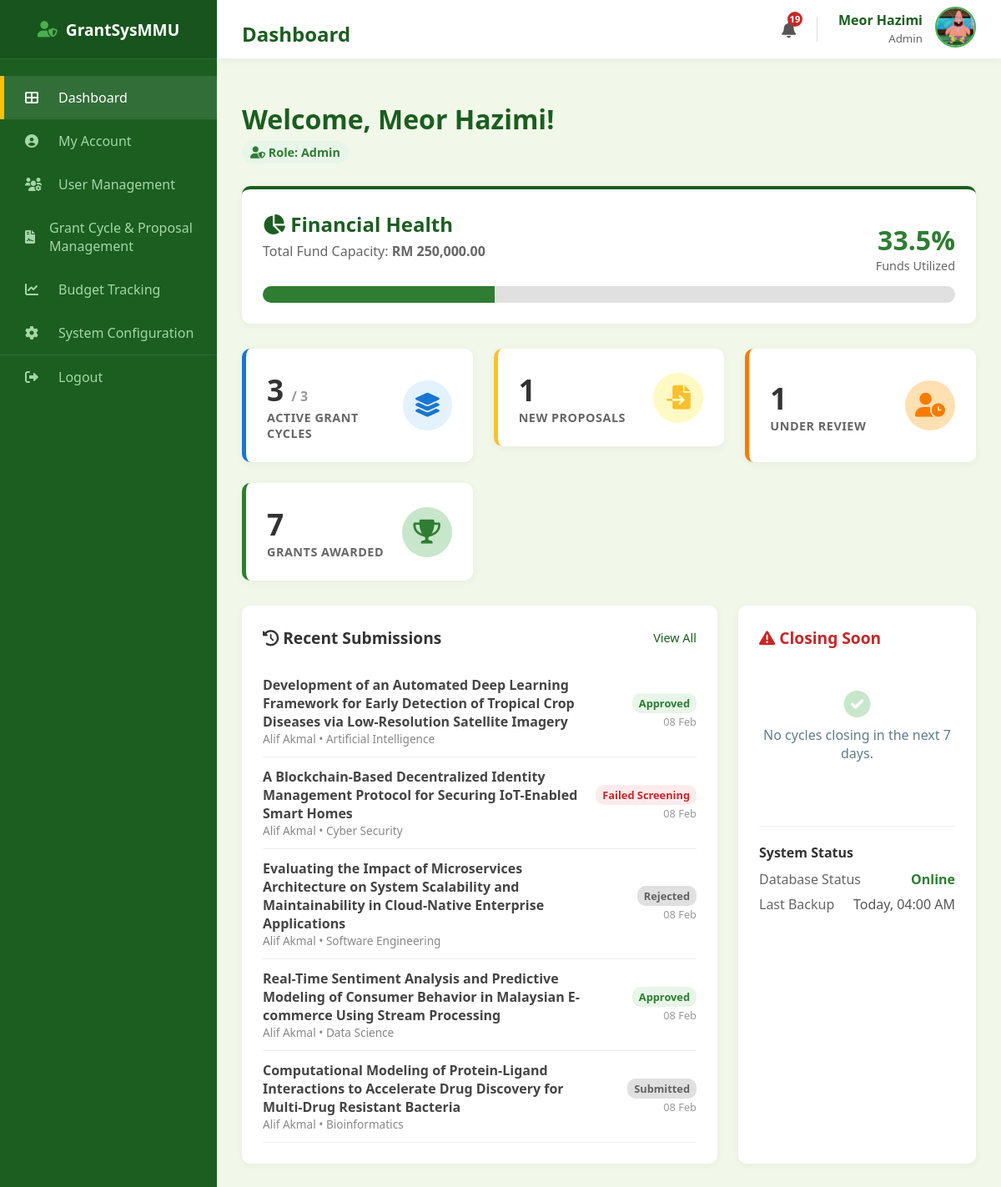
Page /admin/dashboard (signed in) on the earlier database version.
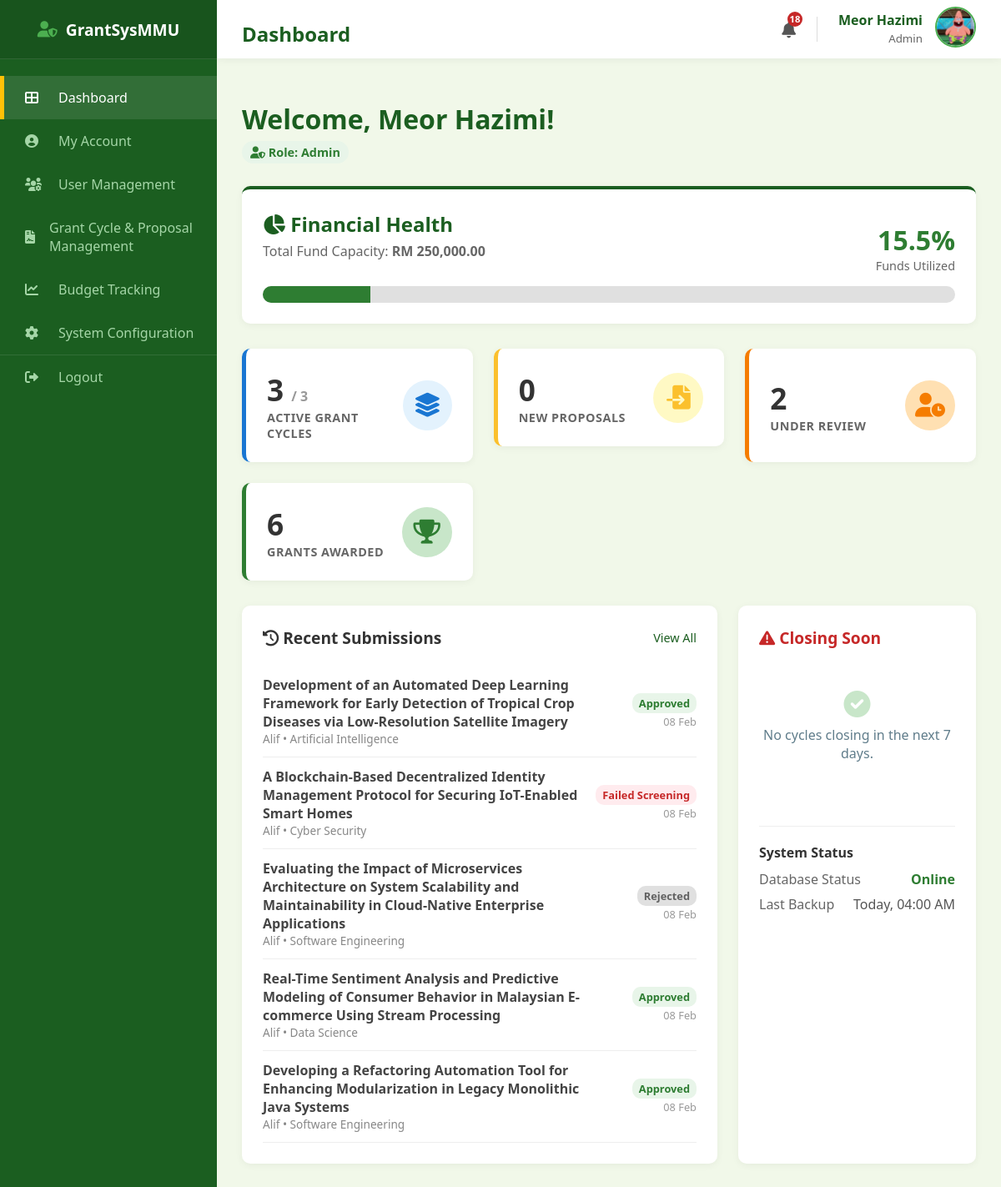
Same page on the later database version.
### models.py (models this page shows, shortened)
class Proposal(db.Model):
    __tablename__ = "proposal"
    proposal_id = db.Column(db.Integer, primary_key=True)
    title = db.Column(db.String(255), nullable=False)
    research_area = db.Column(db.String(100), nullable=False, default="General")
    requested_budget = db.Column(db.Float, nullable=False)
    status = db.Column(db.String(30), nullable=False, default="Draft")
    submission_date = db.Column(db.Date, default=malaysia_now)
    document_file = db.Column(db.String(100), nullable=True)
    review_score = db.Column(db.Integer, nullable=True)
    review_feedback = db.Column(db.Text, nullable=True)
    review_draft = db.Column(db.Text, nullable=True)
    researcher_id = db.Column(
        db.Integer, db.ForeignKey("researcher.researcher_id"), nullable=False
    )
    cycle_id = db.Column(
        db.Integer, db.ForeignKey("grant_cycle.cycle_id"), nullable=False
    )
    assigned_reviewer_id = db.Column(
        db.Integer, db.ForeignKey("reviewer.reviewer_id"), nullable=True
    )
    assigned_hod_id = db.Column(db.Integer, db.ForeignKey("hod.hod_id"), nullable=True)
    reviewer = db.relationship("Reviewer", foreign_keys=[assigned_reviewer_id])
    hod = db.relationship("HOD", foreign_keys=[assigned_hod_id])
    deadlines = db.relationship(
        "Deadline", backref="proposal", cascade="all, delete-orphan"
    )

class User(db.Model):
    __tablename__ = "user"
    mmu_id = db.Column(db.String(15), primary_key=True)
    name = db.Column(db.String(150), nullable=False)
    email = db.Column(db.String(100), unique=True, nullable=False)
    password = db.Column(db.String(100), nullable=False)
    faculty = db.Column(db.String(100), nullable=False)
    user_role = db.Column(db.String(25), nullable=False)
    profile_image = db.Column(db.String(20), nullable=False, default="default.jpg")
    phone_number = db.Column(db.String(20), nullable=True)
    admin_profile = db.relationship(
        "Admin", backref="user_info", uselist=False, cascade="all, delete-orphan"
    )
    researcher_profile = db.relationship(
        "Researcher", backref="user_info", uselist=False, cascade="all, delete-orphan"
    )
    reviewer_profile = db.relationship(
        "Reviewer", backref="user_info", uselist=False, cascade="all, delete-orphan"
    )
    hod_profile = db.relationship(
        "HOD", backref="user_info", uselist=False, cascade="all, delete-orphan"
    )

### routes/admin_routes.py (the view)
@admin_bp.route("/admin/dashboard")
def admin_dashboard():
    if session.get("role") != "Admin":
        return redirect(url_for("admin.admin_login"))
    user = User.query.get(session["user_id"])
    try:
        total_fund_capacity = db.session.query(func.sum(Budget.amount)).scalar() or 0
    except:
        total_fund_capacity = 0
    awarded_proposals = Proposal.query.filter_by(status="Approved").all()
    funds_utilized = (
        sum(p.requested_budget for p in awarded_proposals) if awarded_proposals else 0
    )
    funds_utilized_percent = 0
    if total_fund_capacity > 0:
        funds_utilized_percent = round((funds_utilized / total_fund_capacity) * 100, 1)
    today = get_myt_date()
    next_7_days = today + timedelta(days=7)
    closing_soon = (
        GrantCycle.query.filter(
            GrantCycle.end_date >= today,
            GrantCycle.end_date <= next_7_days,
            GrantCycle.is_open == True,
        )
        .order_by(GrantCycle.end_date.asc())
        .all()
    )
    recent_proposals = (
        Proposal.query.filter(Proposal.status != "Draft")
        .order_by(Proposal.submission_date.desc())
        .limit(5)
        .all()
    )
    active_cycles_count = GrantCycle.query.filter(
        GrantCycle.is_open == True,
        GrantCycle.start_date <= today,
        GrantCycle.end_date >= today,
    ).count()
    under_review_statuses = [
        "Under Review",  # With Reviewer (Screening)
        "Passed Screening",  # With Reviewer (Scoring)
        "Pending HOD Approval",  # With HOD (Decision)
        "Pending Grant",  # With HOD (Allocation)
    ]
    stats = {
        "open_cycles": active_cycles_count,
        "total_cycles": GrantCycle.query.count(),
        "new_proposals": Proposal.query.filter_by(status="Submitted").count(),
        "under_review": Proposal.query.filter(
            Proposal.status.in_(under_review_statuses)
        ).count(),
        "awarded": Proposal.query.filter_by(status="Approved").count(),
    }
    return render_template(
        "admin_dashboard.html",
        user=user,
        total_fund_capacity=total_fund_capacity,
        funds_utilized_percent=funds_utilized_percent,
        closing_soon=closing_soon,
        recent_proposals=recent_proposals,
        open_cycles=stats["open_cycles"],
        total_cycles=stats["total_cycles"],
        new_proposals=stats["new_proposals"],
        under_review=stats["under_review"],
        awarded=stats["awarded"],
    )

### main.py (called while the page is built)
@app.context_processor
def inject_notifications():
    if "user_id" in session:
        unread = Notification.query.filter_by(recipient_id=session["user_id"], is_read=False).count()
        return dict(unread_notifications=unread)
    return dict(unread_notifications=0)

### utils.py (called while the page is built)
def get_myt_time():
    return datetime.now(timezone(timedelta(hours=8)))

def get_myt_date():
    return get_myt_time().date()

### templates/admin_dashboard.html (shortened to what the changed rows need)
<!DOCTYPE html>
<html lang="en">
<head>
    <link rel="stylesheet" type="text/css" href="{{ url_for('static', filename='style.css') }}">
    <link rel="stylesheet" href="https://cdnjs.cloudflare.com/ajax/libs/font-awesome/6.0.0/css/all.min.css">
</head>
<body>
    <div class="dashboard-container">
        <div class="main-content">
            <div class="top-bar">
                <h2>Dashboard</h2>
                <div style="display: flex; align-items: center; gap: 25px;">
                    <a href="{{ url_for('auth.view_notifications') }}"
                        style="position: relative; color: #555; font-size: 1.2rem; text-decoration: none;">
                        <i class="fas fa-bell"></i>
                        {% if unread_notifications > 0 %}
                        <span
                            style="position: absolute; top: -8px; right: -8px; background: #c62828; color: white; border-radius: 50%; width: 18px; height: 18px; font-size: 0.7rem; display: flex; align-items: center; justify-content: center; font-weight: bold;">
                            {{ unread_notifications }}
                        </span>
                        {% endif %}
                    </a>
                </div>
            </div>
            <div class="content-wrapper">
                <div style="margin-bottom: 30px;">
                    <h1 style="color: #1b5e20; margin-bottom: 5px;">Welcome, {{ user.name }}!</h1>
                </div>
                <div class="financial-card">
                    <div style="display: flex; justify-content: space-between; align-items: flex-end;">
                        <div style="text-align: right;">
                            <span
                                style="font-size: 2rem; font-weight: bold; color: {% if funds_utilized_percent > 80 %}#c62828{% else %}#2e7d32{% endif %};">
                                {{ funds_utilized_percent }}%
                            </span>
                            <p style="margin: 0; font-size: 0.9rem; color: #666;">Funds Utilized</p>
                        </div>
                    </div>
                    <div class="progress-container">
                        <div class="progress-bar" style="width: {{ funds_utilized_percent }}%;"></div>
                    </div>
                </div>
                <div style="display: grid; grid-template-columns: repeat(auto-fit, minmax(240px, 1fr)); gap: 25px;">
                    <a href="{{ url_for('admin.admin_proposal_management') }}" style="text-decoration: none;">
                        <div class="dash-card card-yellow">
                            <div class="card-info">
                                <h3>{{ new_proposals }}</h3>
                                <p>New Proposals</p>
                            </div>
                        </div>
                    </a>
                    <div class="dash-card card-orange">
                        <div class="card-info">
                            <h3>{{ under_review }}</h3>
                            <p>Under Review</p>
                        </div>
                    </div>
                    <div class="dash-card card-green">
                        <div class="card-info">
                            <h3>{{ awarded }}</h3>
                            <p>Grants Awarded</p>
                        </div>
                    </div>
                </div>
                <div style="display: grid; grid-template-columns: 2fr 1fr; gap: 25px; margin-top: 30px;">
                    <div
                        style="background: white; padding: 25px; border-radius: 10px; box-shadow: 0 2px 10px rgba(0,0,0,0.05);">
                        <table style="width: 100%; border-collapse: collapse;">
                            <tbody>
                                {% for prop in recent_proposals %}
                                <tr style="border-bottom: 1px solid #eee;">
                                    <td style="padding: 12px 0;">
                                        <div style="font-weight: bold; color: #444;">{{ prop.title }}</div>
                                        <div style="font-size: 0.85rem; color: #888;">{{ prop.researcher.user_info.name
                                            }} • {{ prop.research_area }}</div>
                                    </td>
                                    <td style="text-align: right; padding: 12px 0;">
                                        <span style="font-size: 0.8rem; padding: 3px 8px; border-radius: 10px; font-weight: bold; white-space: nowrap;
                                            {% if prop.status == 'Passed Screening' %}
                                                background: #e3f2fd; color: #1565c0;
                                            {% elif prop.status == 'Failed Screening' %}
                                                background: #ffebee; color: #c62828;
                                            {% elif prop.status == 'Return for Reassignment' %}
                                                background:#424242; color:#fff;
                                            {% elif prop.status == 'Pending HOD Approval' %}
                                                background:#d8bfd8; color:#50404d;
                                            {% elif prop.status == 'Approved' %}
                                                background:#e8f5e9; color:#2e7d32;
                                            {% else %}
                                                background:#e0e0e0; color:#616161;
                                            {% endif %}
                                        ">
                                            {% if prop.status == 'Return for Reassignment' %}
                                                Return to Admin
                                            {% else %}
                                                {{ prop.status }}
                                            {% endif %}
                                        </span>
                                        <div style="font-size: 0.8rem; color: #999; margin-top: 3px;">{{
                                            prop.submission_date.strftime('%d %b') }}</div>
                                    </td>
                                </tr>
                                {% else %}
                                <tr>
                                    <td style="padding: 20px; text-align: center; color: #999;">No recent activity.</td>
                                </tr>
                                {% endfor %}
                            </tbody>
                        </table>
                    </div>
                </div>
            </div>
        </div>
    </div>
</body>
</html>

Differences in the rows shown:
no longer on this page (row edited): Proposal: title "Computational Modeling of Protein-Ligand Interactions to Accelerate Drug Discovery for Multi-Drug Resistant Bacteria", researcher.user_info.name "Alif Akmal", research_area "Bioinformatics", status "Submitted", submission_date "08 Feb"
changed through a linked row, Proposal "Artificial Intelligence": researcher.user_info.name "Alif Akmal" → "Alif"
changed through a linked row, Proposal "Cyber Security": researcher.user_info.name "Alif Akmal" → "Alif"
changed through a linked row, Proposal "Rejected": researcher.user_info.name "Alif Akmal" → "Alif"
changed through a linked row, Proposal "Data Science": researcher.user_info.name "Alif Akmal" → "Alif"
now on this page (row unchanged): Proposal: title "Developing a Refactoring Automation Tool for Enhancing Modularization in Legacy Monolithic Java Systems", researcher.user_info.name "Alif", research_area "Software Engineering", status "Approved", submission_date "08 Feb"
Other differences:
{{ unread_notifications }}: "19" → "18"
{{ funds_utilized_percent }}: "33.5" → "15.5"
{{ funds_utilized_percent }}: 33.5 → 15.5 (drawn)
{{ new_proposals }}: "1" → "0"
{{ under_review }}: "1" → "2"
{{ awarded }}: "7" → "6"
